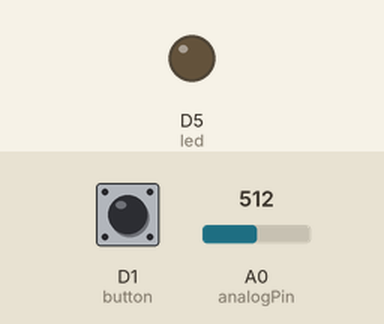
Bench run of a sketch on a simulated ESP8266 (NodeMCU). Parts: output pins drawn as LEDs (lit = HIGH). Dashed ring = blinking. The test bench sets the inputs (shaded band); at power-on: D1 (button) LOW, A0 (analogPin) = 512. WiFi joins after 1.5 s; servers stay silent unless stated; no MQTT or app messages arrive unless stated; what the sketch prints to the serial monitor is not drawn.

Above: at 2.7 s.
2.8 s: D1 (button) pulled HIGH for 1 s
At 3.02 s:
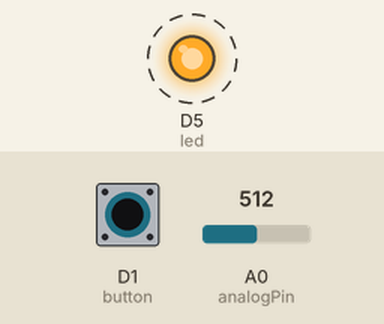
6.3 s: D1 (button) pulled HIGH for 3.2 s
At 10.2 s:
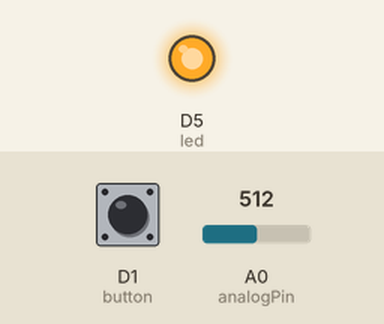
Timing chart, 0 to 11.7 s (numbered marks = the images above; inputs shaded):
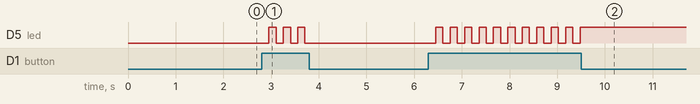

Measured:
- after the input at 2.8 s, D5 (led): alternates HIGH for 0.15 s and LOW for 0.15 s, 6 changes in all, then stays LOW, starting after 0.15 s
- after the input at 6.3 s, D5 (led): alternates HIGH for 0.15 s and LOW for 0.15 s, 21 changes in all, then stays HIGH, starting after 0.15 s

The sketch:

sketch_nov04b.ino
```cpp
#include <ESP8266WiFi.h>
#include <PubSubClient.h>

#define analogPin A0

#define led D5

#define button D1

#define ssid "Huong Doan"
#define password "0123456789"

#define mqtt_server "192.168.1.24"
const uint16_t mqtt_port = 1883;

#define mqtt_topic_pub "device_2"
#define deviceId "cam_bien"


WiFiClient espClient;
PubSubClient client(espClient);

long lastMsg = 0;
char msg[50];
int value = 0;

unsigned long waitTime = 150;
boolean ledStatus = 0;
boolean lastButtonStatus = 0;
boolean buttonLongPress = 0;
unsigned long lastChangedTime;


void setup() {
  // put your setup code here, to run once:
  Serial.begin(115200);
  setup_wifi();
  pinMode(button, INPUT);
  pinMode(led,OUTPUT);
  client.setServer(mqtt_server, mqtt_port);
}
void setup_wifi()
{
  delay(10);
  Serial.println();
  Serial.print("Connecting to ");
  Serial.println(ssid);
  WiFi.begin(ssid, password);
  while (WiFi.status() != WL_CONNECTED) {
    delay(500);
    Serial.print(".");
  }
  Serial.println("");
  Serial.println("WiFi connected");
  Serial.println("IP address: ");
  Serial.println(WiFi.localIP());
}

void reconnect()
{
  while (!client.connected()) // Chờ tới khi kết nối
  {
    // Thực hiện kết nối với mqtt user và pass
    if (client.connect(deviceId))  //kết nối vào broker
    {
      Serial.println("Đã kết nối:");
    }
    else
    {
      Serial.print("Lỗi:, rc=");
      Serial.print(client.state());
      Serial.println(" try again in 5 seconds");
      // Đợi 5s
      delay(5000);
    }
  }
}


void loop() {

  // put your main code here, to run repeatedly:
   if (!client.connected())// Kiểm tra kết nối
    reconnect();
  client.loop();
  long now = millis();
if (now - lastMsg > 2000) {
    lastMsg = now;
    value = analogRead(analogPin);
    snprintf (msg, 75, "{\"type\":\"sensor\",\"value\":%ld}", value);
    Serial.print("Publish message: ");
    Serial.println(msg);
    client.publish(mqtt_topic_pub, msg);
   }

  boolean reading = digitalRead(button);
  if (reading != lastButtonStatus) {
    lastButtonStatus = reading;
    lastChangedTime = millis();

  }
  if (millis() - lastChangedTime > waitTime) {
    buttonLongPress = reading;
    lastChangedTime = millis();
  }

  if (buttonLongPress == true) {
    ledStatus = !ledStatus;
    snprintf (msg, 75, "{\"type\":\"button\",\"value\":%ld}", ledStatus);
    Serial.print("Publish message: ");
    Serial.println(msg);
    client.publish(mqtt_topic_pub, msg);
    buttonLongPress = false;
  }
  digitalWrite(led,ledStatus);
}
```
